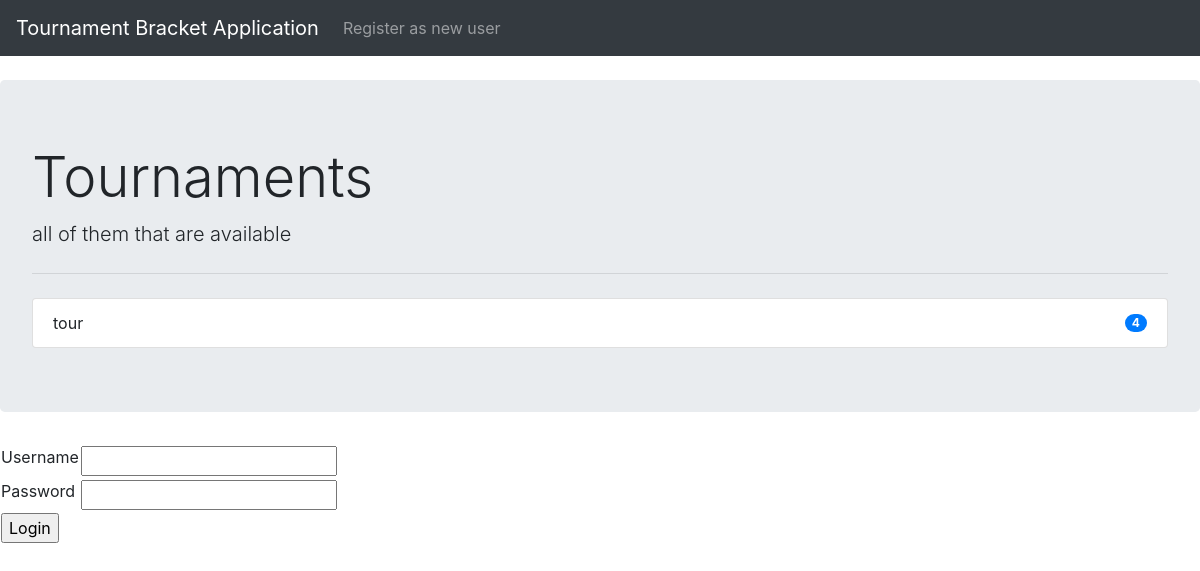
Before: / with the older database file.
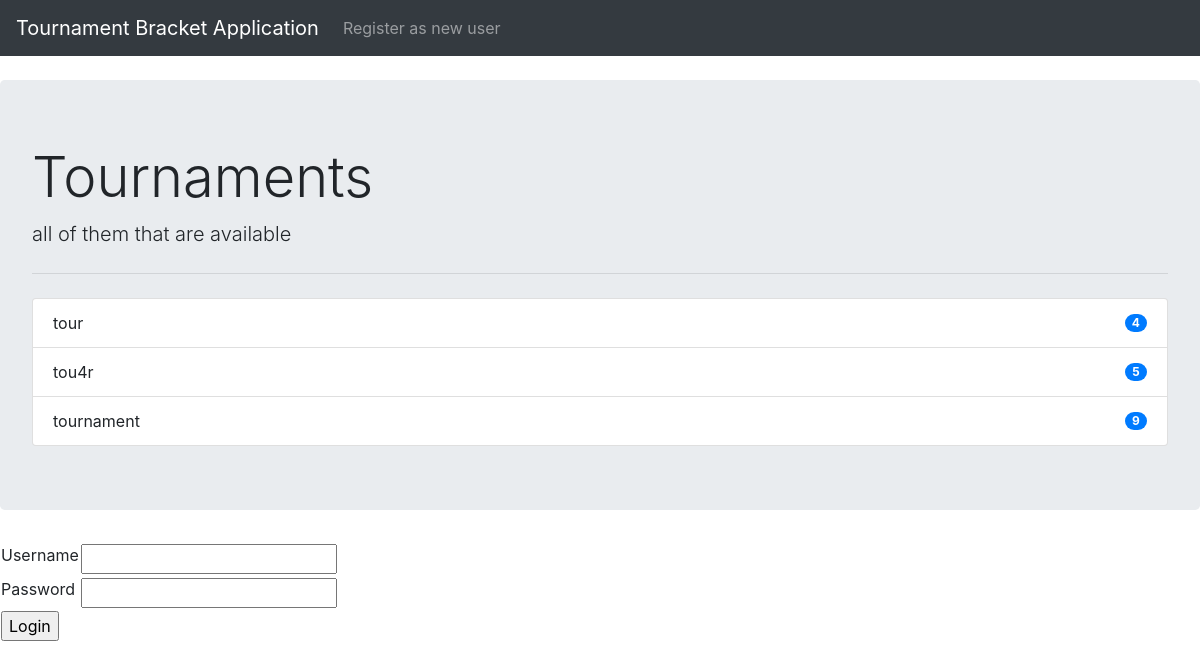
After: the same page with the newer database file.
### application/tour/models.py (models this page shows, shortened)
class Tournament(db.Model):
    __tablename__ = "tournament"
    id = db.Column(db.Integer, primary_key=True)
    date_created = db.Column(db.DateTime, default=db.func.current_timestamp())
    date_modified = db.Column(db.DateTime, default=db.func.current_timestamp(),
                              onupdate=db.func.current_timestamp())
    name = db.Column(db.String(144), nullable=False)
    player_count = db.Column(db.Integer, nullable=False)
    account_id = db.Column(db.Integer, db.ForeignKey('account.id'), nullable=False)
    started = db.Column(db.Boolean, nullable=False)

### application/index/views.py (the view)
@app.route("/", methods=["GET"])
def index():
    if current_user.is_authenticated:
        joined = Players.find_tour_with_user(current_user.id)
        return render_template("/index/index.html", form = LoginForm(),
        tournaments = Tournament.query.all(),
        ownedtournaments = Tournament.query.filter_by(account_id=current_user.id),
        joinedtournaments = joined)
    else:
        return render_template("/index/index.html", form = LoginForm(), tournaments = Tournament.query.all())

### application/auth/forms.py
class LoginForm(FlaskForm):
    username = StringField("Username", [validators.Length(min=2)])
    password = PasswordField("Password", [validators.Length(min=2)])
    class Meta:
        csrf = False

### application/templates/index/index.html (shortened to what this page needs)
{% extends "/index/layout.html" %}
{% block body %}
{% if current_user.is_authenticated %}
<div class="jumbotron">
      <h1 class="display-4">Tournaments</h1>
      <p class="lead">I have signed up for</p>
      <hr class="my-4">
      <ul class="list-group">
            {% for tournament in joinedtournaments %}
            <li class="list-group-item d-flex justify-content-between align-items-center"><a
                        href="{{ url_for('tournament', id=tournament.id) }}">{{ tournament.name }}</a><span
                        class="badge badge-primary badge-pill">{{ tournament.player_count }}</span></li>
            {% endfor %}
      </ul>
</div>
<div class="jumbotron">
      <h1 class="display-4">Tournaments</h1>
      <p class="lead">all of them that are available</p>
      <hr class="my-4">
      <ul class="list-group">
            {% for tournament in tournaments %}
            <li class="list-group-item d-flex justify-content-between align-items-center"><a
                        href="{{ url_for('tournament', id=tournament.id) }}">{{ tournament.name }}</a><span
                        class="badge badge-primary badge-pill">{{ tournament.player_count }}</span></li>
            {% endfor %}
      </ul>
</div>
<div class="jumbotron">
      <h1 class="display-4">Tournaments</h1>
      <p class="lead">that I admistrate</p>
      <hr class="my-4">
      <ul class="list-group">
            {% for tournament in ownedtournaments %}
            <li class="list-group-item d-flex justify-content-between align-items-center"><a
                        href="{{ url_for('tournament', id=tournament.id) }}">{{ tournament.name }}</a><span
                        class="badge badge-primary badge-pill">{{ tournament.player_count }}</span></li>
            {% endfor %}
      </ul>
</div>
{% else %}
<form method="POST" action="{{ url_for('auth_login') }}">
      <table>
            <tr>
                  <td>
                        {{ form.username.label }}
                  </td>
                  <td>
                        {{ form.username }}
                  </td>
                  <td>
                  </td>
            </tr>
            <tr>
                  <td>
                        {{ form.password.label }}
                  </td>
                  <td>
                        {{ form.password }}
                  </td>
                  <td>
                  </td>
            </tr>
            <tr>
                  <td colspan="2">
                        <input type="submit" value="Login" />
                  </td>
            </tr>
</form>
<div class="jumbotron">
      <h1 class="display-4">Tournaments</h1>
      <p class="lead">all of them that are available</p>
      <hr class="my-4">
      <ul class="list-group">
            {% for tournament in tournaments %}
            <li class="list-group-item d-flex justify-content-between align-items-center">{{ tournament.name }}<span
                        class="badge badge-primary badge-pill">{{ tournament.player_count }}</span></li>
            {% endfor %}
      </ul>
</div>
{% endif %}
{% endblock %}

### application/templates/index/layout.html (shortened to what this page needs)
<!DOCTYPE html>
<html>
<head>
    <link rel="stylesheet" href="https://maxcdn.bootstrapcdn.com/bootstrap/4.0.0/css/bootstrap.min.css"
>
</head>
<body>
    <nav class="navbar navbar-expand-md navbar-dark bg-dark mb-4">
        <a class="navbar-brand" href="/">Tournament Bracket Application</a>
        <div class="collapse navbar-collapse" id="navbarCollapse">
            {% if current_user.is_authenticated %}
            <ul class="navbar-nav mr-auto">
                <li class="nav-item">
                    <a class="nav-link" href="{{ url_for('tour_new') }} ">Create new tournament</a>
                </li>
            </ul>
            <div class="form-inline mt-2 mt-md-0">
                <a href="{{ url_for('auth_logout') }}">Hello user {{ current_user.name }} -- Logout</a>
            </div>
            {% else %}
            <ul class="navbar-nav mr-auto">
                <li class="nav-item">
                    <a class="nav-link" href="{{ url_for('auth_new') }} ">Register as new user</a>
                </li>
            </ul>
            {% endif %}
        </div>
    </nav>
    {% block body %}{% endblock %}
</body>
</html>

Changed rows visible on the page:
added Tournament: name "tou4r", player_count "5"
added Tournament: name "tournament", player_count "9"
